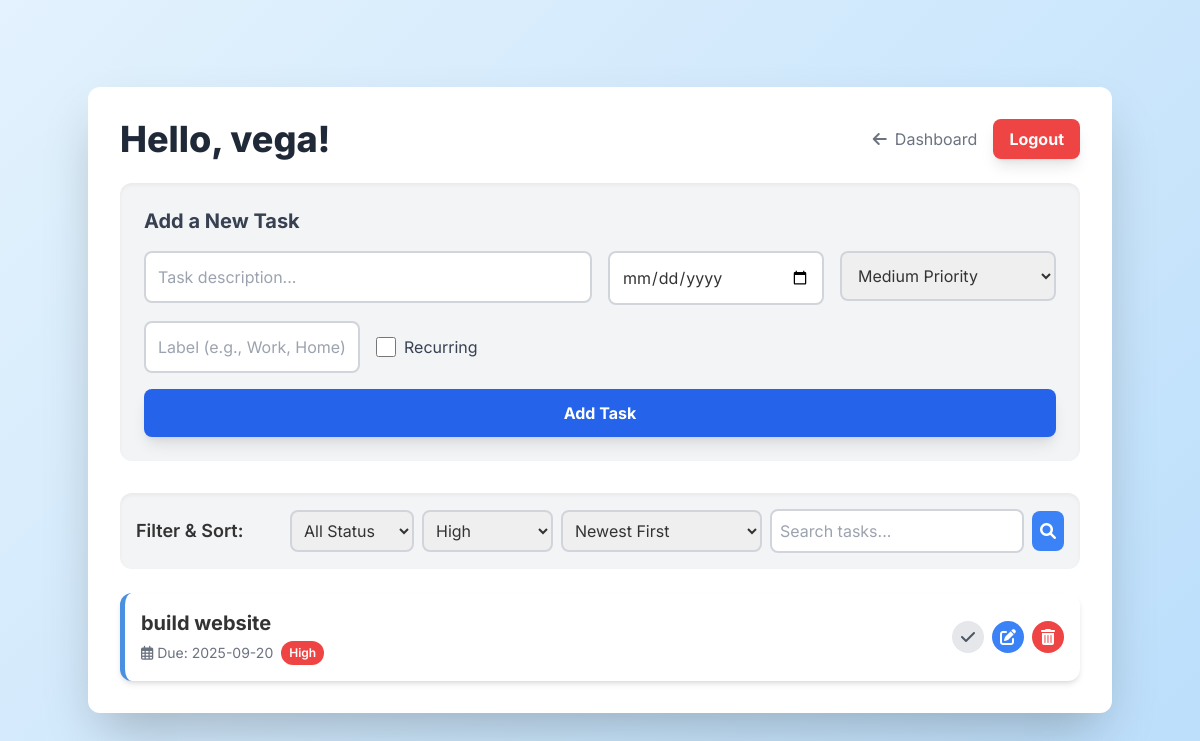
The page /controllers/todoController.php?priority=High (signed in) on the database its author committed.
### tables this page shows
CREATE TABLE `todos` (
  `id` int(11) NOT NULL,
  `user_id` int(11) NOT NULL,
  `task` varchar(255) NOT NULL,
  `completed` tinyint(1) NOT NULL DEFAULT 0,
  `priority` enum('Low','Medium','High') NOT NULL DEFAULT 'Medium',
  `due_date` date DEFAULT NULL,
  `label` varchar(50) DEFAULT NULL,
  `recurring` tinyint(1) NOT NULL DEFAULT 0,
  `recurring_frequency` varchar(20) DEFAULT NULL,
  `parent_task_id` int(11) DEFAULT NULL,
  `created_at` datetime NOT NULL DEFAULT current_timestamp()
);

### controllers/todoController.php (called while the page is built, shortened)
<?php
require_once __DIR__ . '/../db_connection.php';
require_once __DIR__ . '/../models/todo.php';
$user_id = $_SESSION['user_id'];
$todoModel = new Todo($conn);
$filters = [
    'status' => $_GET['status'] ?? null,
    'priority' => $_GET['priority'] ?? null,
    'label' => $_GET['label'] ?? null,
    'search' => $_GET['search'] ?? null,
];
$sort_by = $_GET['sort'] ?? 'created_at DESC';
$todos = $todoModel->getTodosByUserId($user_id, $filters, $sort_by);
require_once __DIR__ . '/../views/todoView.php';
?>

### models/todo.php (called while the page is built, shortened)
<?php
class Todo {
    private $conn;
    private $table = 'todos';
    public function __construct($db) {
        $this->conn = $db;
    }
    public function getTodosByUserId($user_id, $filters = [], $sort_by = 'created_at DESC') {
        $query = "SELECT * FROM " . $this->table . " WHERE user_id = ?";
        $params = [$user_id];
        if (!empty($filters['priority'])) {
            $query .= " AND priority = ?";
            $params[] = $filters['priority'];
        }
        if (!empty($sort_by)) {
            $query .= " ORDER BY " . $sort_by;
        }
        $stmt = $this->conn->prepare($query);
        $stmt->execute($params);
        return $stmt->fetchAll(PDO::FETCH_ASSOC);
    }
}
?>

### views/todoView.php (the view, shortened to what this page needs)
<?php
$username = $_SESSION['username'];
?>
<!DOCTYPE html>
<html lang="en">
<head>
    <script src="https://cdn.tailwindcss.com"></script>
    <link rel="stylesheet" href="https://cdnjs.cloudflare.com/ajax/libs/font-awesome/6.0.0-beta3/css/all.min.css">
</head>
<body class="flex items-center justify-center min-h-screen p-4">
    <div class="container mx-auto bg-white rounded-xl shadow-2xl p-8 my-8">
        <div class="flex justify-between items-center mb-6">
            <h1 class="text-4xl font-extrabold text-gray-800">Hello, <?= htmlspecialchars($username) ?>!</h1>
            <div class="flex items-center space-x-4">
                <a href="../views/dashboard.php" class="text-gray-500 hover:text-gray-700 transition duration-300">
                    <i class="fas fa-arrow-left mr-2"></i>Dashboard
                </a>
                <a href="../views/logout.php" class="bg-red-500 hover:bg-red-600 text-white font-bold py-2 px-4 rounded-lg shadow-lg transition duration-300 transform hover:scale-105">
                    Logout
                </a>
            </div>
        </div>
        <form id="addTaskForm" action="../controllers/todoController.php" method="POST" class="bg-gray-100 p-6 rounded-xl shadow-inner mb-8">
            <h3 class="text-xl font-bold mb-4 text-gray-700">Add a New Task</h3>
            <div class="grid grid-cols-1 md:grid-cols-2 lg:grid-cols-4 gap-4">
                <div class="md:col-span-2">
                    <input type="text" name="task" placeholder="Task description..." class="w-full p-3 border-2 border-gray-300 rounded-lg focus:outline-none focus:border-blue-500" required>
                </div>
                <div>
                    <input type="date" name="due_date" class="w-full p-3 border-2 border-gray-300 rounded-lg focus:outline-none focus:border-blue-500">
                </div>
                <div>
                    <select name="priority" class="w-full p-3 border-2 border-gray-300 rounded-lg focus:outline-none focus:border-blue-500">
                        <option value="Medium" selected>Medium Priority</option>
                    </select>
                </div>
                <div>
                    <input type="text" name="label" placeholder="Label (e.g., Work, Home)" class="w-full p-3 border-2 border-gray-300 rounded-lg focus:outline-none focus:border-blue-500">
                </div>
                <div class="flex items-center space-x-2">
                    <input type="checkbox" name="recurring" id="recurring-checkbox" class="h-5 w-5 text-blue-600 border-gray-300 rounded focus:ring-blue-500">
                    <label for="recurring-checkbox" class="text-gray-700">Recurring</label>
                </div>
                <div class="col-span-full">
                    <button type="submit" class="w-full bg-blue-600 hover:bg-blue-700 text-white font-bold py-3 rounded-lg shadow-lg transition duration-300 transform hover:scale-105">
                        Add Task
                    </button>
                </div>
            </div>
        </form>
        <div class="flex flex-wrap items-center justify-between mb-6 p-4 bg-gray-100 rounded-xl shadow-inner">
            <h3 class="text-lg font-semibold mb-2 md:mb-0">Filter & Sort:</h3>
            <form id="filterSortForm" action="../controllers/todoController.php" method="GET" class="flex flex-wrap items-center space-x-2 space-y-2 md:space-y-0">
                <select name="status" onchange="this.form.submit()" class="p-2 border-2 border-gray-300 rounded-lg">
                    <option value="">All Status</option>
                </select>
                <select name="priority" onchange="this.form.submit()" class="p-2 border-2 border-gray-300 rounded-lg">
                    <option value="High" <?= ($_GET['priority'] ?? '') === 'High' ? 'selected' : '' ?>>High</option>
                </select>
                <select name="sort" onchange="this.form.submit()" class="p-2 border-2 border-gray-300 rounded-lg">
                    <option value="created_at DESC" <?= ($_GET['sort'] ?? '') === 'created_at DESC' ? 'selected' : '' ?>>Newest First</option>
                </select>
                <input type="text" name="search" placeholder="Search tasks..." value="<?= htmlspecialchars($_GET['search'] ?? '') ?>" class="p-2 border-2 border-gray-300 rounded-lg">
                <button type="submit" class="p-2 bg-blue-500 hover:bg-blue-600 text-white rounded-lg transition duration-300">
                    <i class="fas fa-search"></i>
                </button>
            </form>
        </div>
        <div class="space-y-4">
            <?php if (empty($todos)): ?>
                <div class="bg-gray-100 p-6 rounded-lg text-center text-gray-500 shadow-md">
                    <p>No tasks found. Time to add one!</p>
                </div>
            <?php else: ?>
                <?php foreach ($todos as $todo): ?>
                    <div class="task-item flex flex-col md:flex-row items-start md:items-center justify-between p-4 rounded-xl shadow-md transition-all duration-300
                                <?= $todo['completed'] ? 'completed' : '' ?>">
                        <div class="flex-1 min-w-0 mb-2 md:mb-0">
                            <h4 class="text-xl font-bold task-text break-words"><?= htmlspecialchars($todo['task']) ?></h4>
                            <div class="text-sm text-gray-500 mt-1 flex flex-wrap items-center space-x-2">
                                <?php if ($todo['due_date']): ?>
                                    <span><i class="far fa-calendar-alt"></i> Due: <?= htmlspecialchars($todo['due_date']) ?></span>
                                <?php endif; ?>
                                <?php
                                    $priority_colors = ['High' => 'bg-red-500', 'Medium' => 'bg-yellow-500', 'Low' => 'bg-green-500'];
                                    $priority_text = $todo['priority'];
                                    $priority_class = $priority_colors[$priority_text] ?? 'bg-gray-500';
                                ?>
                                <span class="px-2 py-1 text-xs font-semibold text-white rounded-full <?= $priority_class ?>"><?= htmlspecialchars($priority_text) ?></span>
                            </div>
                        </div>
                        <div class="flex items-center space-x-2 mt-2 md:mt-0">
                            <form action="../controllers/todoController.php" method="POST">
                                <button type="submit" class="btn-action w-8 h-8 rounded-full flex items-center justify-center
                                    <?= $todo['completed'] ? 'bg-green-500 hover:bg-green-600 text-white' : 'bg-gray-200 hover:bg-gray-300 text-gray-600' ?>">
                                    <i class="fas fa-check"></i>
                                </button>
                            </form>
                            <button onclick="openEditModal(<?= htmlspecialchars(json_encode($todo)) ?>)" class="btn-action w-8 h-8 rounded-full flex items-center justify-center bg-blue-500 hover:bg-blue-600 text-white">
                                <i class="fas fa-edit"></i>
                            </button>
                            <form action="../controllers/todoController.php" method="POST">
                                <button type="submit" class="btn-action w-8 h-8 rounded-full flex items-center justify-center bg-red-500 hover:bg-red-600 text-white">
                                    <i class="fas fa-trash-alt"></i>
                                </button>
                            </form>
                        </div>
                    </div>
                <?php endforeach; ?>
            <?php endif; ?>
        </div>
    </div>
</body>
</html>

### views/todoView.php (style rules this page uses)
body { font-family: 'Inter', sans-serif; background: linear-gradient(135deg, #e3f2fd 0%, #bbdefb 100%); color: #333; }
.container { max-width: 900px; }
.task-item { background-color: white; border-left: 5px solid #4a90e2; transition: all 0.2s ease-in-out; }
.btn-action { transition: all 0.2s ease-in-out; }

### rows shown on the page
todos: task "build website", due_date "2025-09-20", priority "High"

### other values the page prints
$username "vega"
